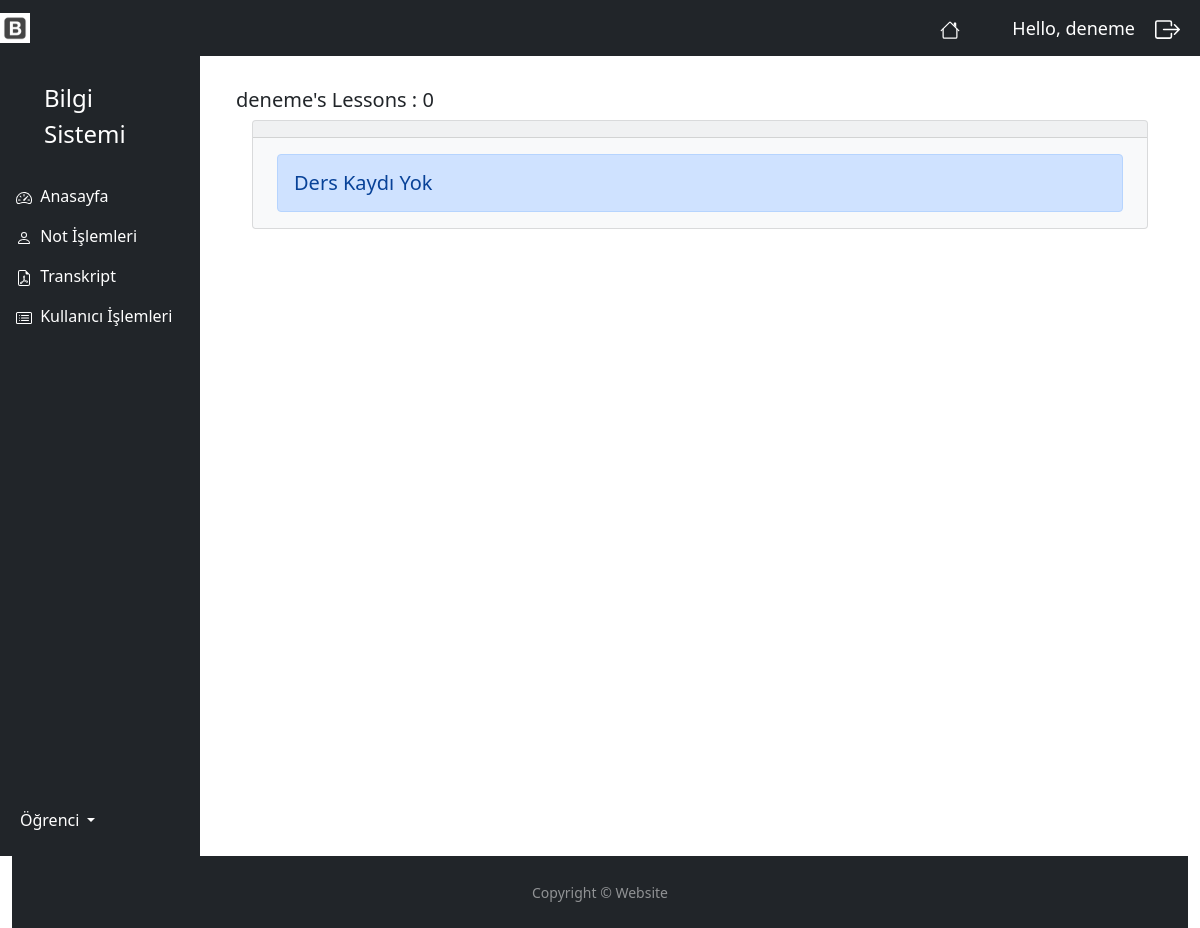
/lesson_user/ (signed in), run on an earlier commit of the app's database.
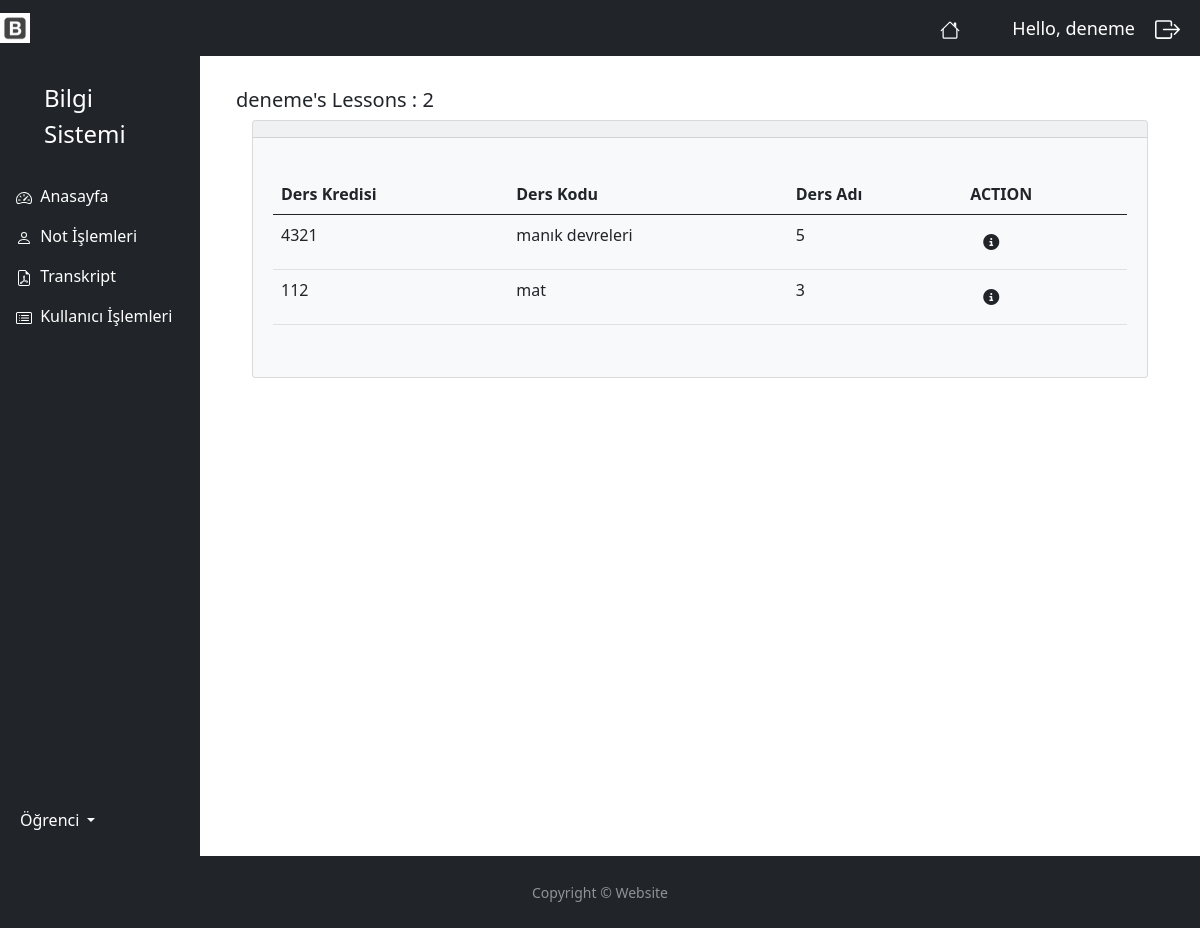
And on a later commit of the database.
### myapp/models.py (models this page shows, shortened)
class Notes(models.Model):
    STATUS1 = (
        ('gecti', 'Geçti'),
        ('kaldi', 'Kaldı'),
    )
    STATUS2 = (
        ('AA', 'AA'),
        ('BA', 'BA'),
        ('BB', 'BB'),
        ('CB', 'CB'),
        ('CC', 'CC'),
        ('DC', 'DC'),
        ('DD', 'DD'),
        ('FD', 'FD'),
        ('FF', 'FF'),
    )
    lesson = models.ForeignKey(Lesson, null=True, on_delete=models.SET_NULL)
    student = models.ForeignKey(Student, null=True, on_delete=models.SET_NULL)
    vise = models.IntegerField(null=True, blank=True)
    final = models.IntegerField(null=True, blank=True)
    mkexam = models.IntegerField(null=True, blank=True)
    lettergrade = models.CharField(max_length=2, null=True, choices=STATUS2)
    ort = models.IntegerField(blank=True, null=True)
    status = models.CharField(max_length=5, null=True, choices=STATUS1)

class Lesson(models.Model):
    lcode = models.CharField(blank=True, max_length=50)
    lname = models.CharField(blank=True, max_length=50)
    lcredit = models.IntegerField(blank=True, null=True)
    period = models.ForeignKey(Period, null=True, on_delete=models.SET_NULL)
    student = models.ManyToManyField(Student)

### myapp/decorators.py (the view)
        def wrapper_func(request, *args, **kwargs):
            group =None
            if request.user.groups.exists():
                group = request.user.groups.all()[0].name
            if group in allowed_roles:
                return view_func(request, *args, **kwargs)
            else:
                return HttpResponse('You are not authorized to view this page')

### myapp/views.py (called while the page is built)
@login_required(login_url='login')
@allowed_users(allowed_roles=['student'])
def lessonUser(request):
    notes = request.user.student.notes_set.all()
    notes_count = notes.count()
    myFilter = NotesFilter(request.GET, queryset=notes)
    notes = myFilter.qs
    context = {
        'notes':notes,
        'notes_count':notes_count,
        'myFilter':myFilter,
    }
    return render(request, 'accounts/lesson_user.html', context)

### myapp/templates/accounts/lesson_user.html (shortened to what this page needs)
{% extends 'accounts/main.html' %}
{% block content %}
<div class="container-fluid">
    <h5>{{ request.user }}'s Lessons : {{ notes_count }}</h5>
    <div class="row">
        <div class="col-12">
            <div class="card bg-light ms-3 me-3 mb-3">
                <div class="card-header">
                </div>
                {% if notes %}
                <div class="card-body m-1">
                    <p class="card-text">
                        <div class="table-responsive">
                            <table class="table table-hover">
                                <thead>
                                        <tr>
                                        <th scope="col">Ders Kredisi</th>
                                        <th scope="col">Ders Kodu</th>
                                        <th scope="col">Ders Adı</th>
                                        <th scope="col">ACTION</th>
                                      </tr>
                                </thead>
                                <tbody>
                                   {% for note in notes %}
                                   <tr>
                                        <td>{{ note.lesson.lcode }}</td>
                                        <td>{{ note.lesson.lname }}</td>
                                        <td>{{ note.lesson.lcredit }}</td>
                                        <td>
                                            <button type="button" class="btn me-1" href="{% url 'notes_user' %}" data-bs-toggle="modal" data-bs-target="#myModal{{ i.id }}">
                                                <i class="fa-solid fa-circle-info"></i>
                                            </button>
                                        </td>
                                   </tr>
                                   {% endfor %}
                                </tbody>
                            </table>
                        </div>
                    </p>
                </div>
            </div>
                {% else %}
                    <h5 class="alert alert-primary ms-4 me-4">Ders Kaydı Yok</h5>
                {% endif %}
        </div>
    </div>
</div>
{% endblock %}

What changed in the data, as far as the page shows it:
added Notes: lesson.lcode "4321", lesson.lname "manık devreleri", lesson.lcredit "5"
added Notes: lesson.lcode "112", lesson.lname "mat", lesson.lcredit "3"
Also different on the page:
{{ notes_count }}: "0" → "2"
text no longer shown: "Ders Kaydı Yok"
text now shown: "Ders Kredisi Ders Kodu Ders Adı ACTION"
